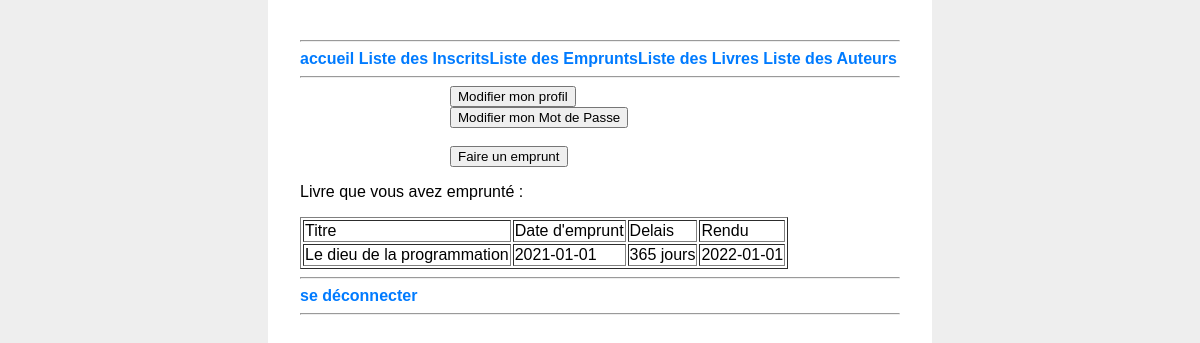
The app's page /profil.php (signed in) with its own data.
### tables this page shows
CREATE TABLE IF NOT EXISTS `livre` (
  `id_livre` int(11) NOT NULL AUTO_INCREMENT,
  `titre` varchar(50) NOT NULL,
  `annee` varchar(4) NOT NULL,
  `resume` text NOT NULL,
  PRIMARY KEY (`id_livre`)
);

CREATE TABLE IF NOT EXISTS `emprunt` (
  `id_emprunt` int(11) NOT NULL AUTO_INCREMENT,
  `date` date NOT NULL,
  `delais` int(3) NOT NULL,
  `ref_exemplaire` int(11) NOT NULL,
  `ref_inscrit` int(11) NOT NULL,
  PRIMARY KEY (`id_emprunt`),
  KEY `fk_emprunt_exemplaire` (`ref_exemplaire`),
  KEY `fk_emprunt_inscrit` (`ref_inscrit`)
);

### profil.php (the view, shortened to what this page needs)
<?php
$bdd = new PDO('mysql:host=localhost;dbname=mls_projet2;charset=utf8','root','');
$requete = $bdd->prepare('SELECT livre.titre, emprunt.date, emprunt.delais, DATE_ADD(emprunt.date, INTERVAL emprunt.delais DAY) AS rendu FROM livre
    INNER JOIN exemplaire on livre.id_livre=exemplaire.ref_livre
    INNER JOIN emprunt on exemplaire.id_exemplaire=emprunt.ref_exemplaire
    INNER JOIN inscrit ON emprunt.ref_inscrit=inscrit.id_inscrit
         WHERE inscrit.id_inscrit = :inscrit');
$requete->execute(array(
    'inscrit' => $_SESSION['id_inscrit']
));
$emprunt = $requete->fetchAll();
?>
<!DOCTYPE html>
<html lang="en">
<head>
    <link href="CSS/style.css" rel="stylesheet">
    <link href="https://cdn.datatables.net/2.1.8/css/dataTables.dataTables.css" rel="stylesheet">
    <link href="https://cdn.datatables.net/responsive/3.0.3/css/responsive.dataTables.css" rel="stylesheet">
</head>
<body>
<hr>
<a href="index.php">accueil</a>
<?php
if ($_SESSION['id_inscrit'] == 1){
    echo '<a href="listeInscrit.php">Liste des Inscrits</a>';
    echo '<a href="listeEmprunt.php">Liste des Emprunts</a>';
}
?>
<a href="listeLivres.php">Liste des Livres</a>
<a href="listeAuteur.php">Liste des Auteurs</a>
<hr>
<?php
if(!isset($_POST['modifier'])){
    ?>
    <form action="profil.php" method="post">
        <input type="submit" name = "modifier" value="Modifier mon profil">
    </form>
    <?php
}
if(!isset($_POST['modifierMotDePasse'])){
    ?>
    <form action="profil.php" method="post">
        <input type="submit" name ="modifierMotDePasse"value="Modifier mon Mot de Passe">
    </form>
    <?php
}
        ?>
<br>
<form action="Gestion/gestionEmprunts.php" method="post">
    <input type="submit" name="ajout" value="Faire un emprunt">
</form>
<p>Livre que vous avez emprunté :</p>
<table id= "example" border="1">
    <thead>
    <tr>
        <td>Titre</td>
        <td>Date d'emprunt</td>
        <td>Delais</td>
        <td>Rendu</td>
    </tr>
    </thead>
    <tbody>
    <?php
    for ($i=0; $i < count($emprunt); $i++) {
        ?>
        <tr>
            <td>
                <?= $emprunt[$i]['titre']?>
            </td>
            <td>
                <?= $emprunt[$i]['date']?>
            </td>
            <td>
                <?= $emprunt[$i]['delais']." jours"?>
            </td>
            <td>
                <?= $emprunt[$i]['rendu']?>
            </td>
        </tr>
        <?php
    }
    ?>
</table>
<hr>
<a href="Gestion/gestionDeconnexion.php">se déconnecter</a>
<hr>
</body>
</html>

### CSS/style.css (style rules this page uses)
html { background-color : #eeeeee; font-family: sans-serif; }
body { padding: 32px; margin: auto; width: 600px; background: white }
a { color: #007bff; font-weight: bold; text-decoration: none; }
form { margin-left: 150px; }

### records on screen
livre: titre "Le dieu de la programmation", emprunt.date "2021-01-01", emprunt.delais "365", rendu "2022-01-01"
